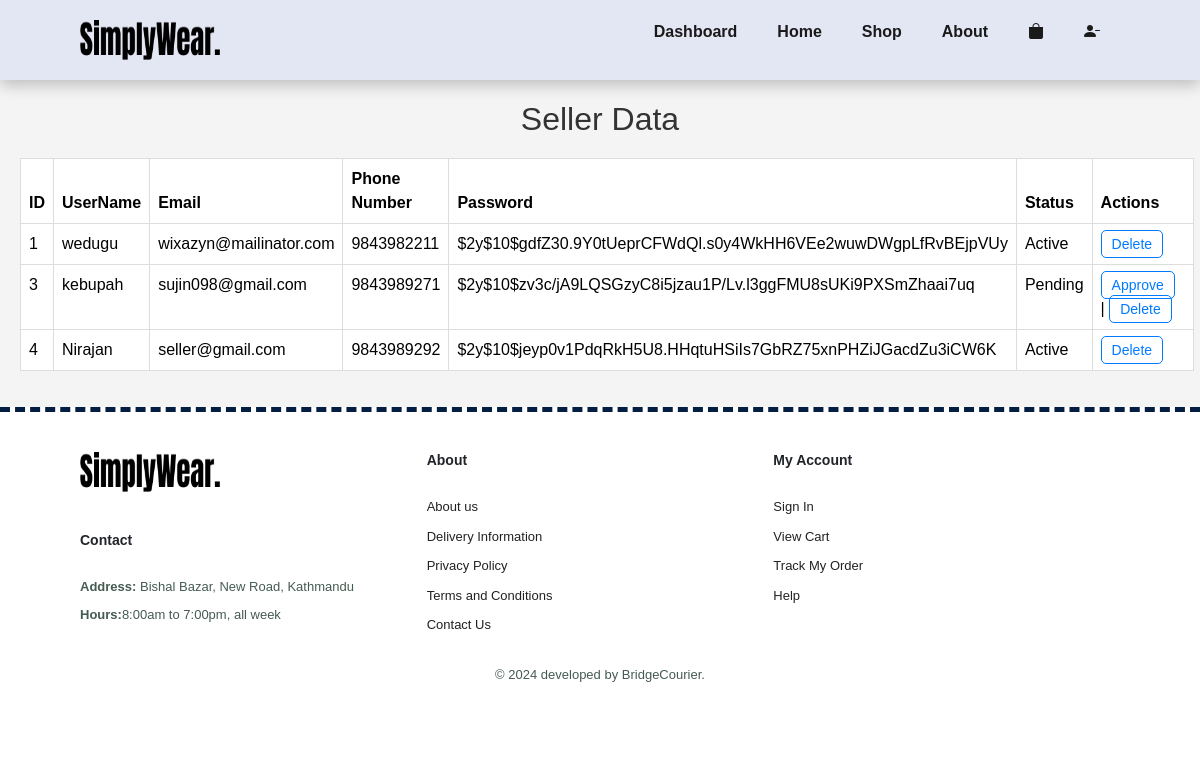
Page /view_sellers.php (signed in) on the earlier database version.
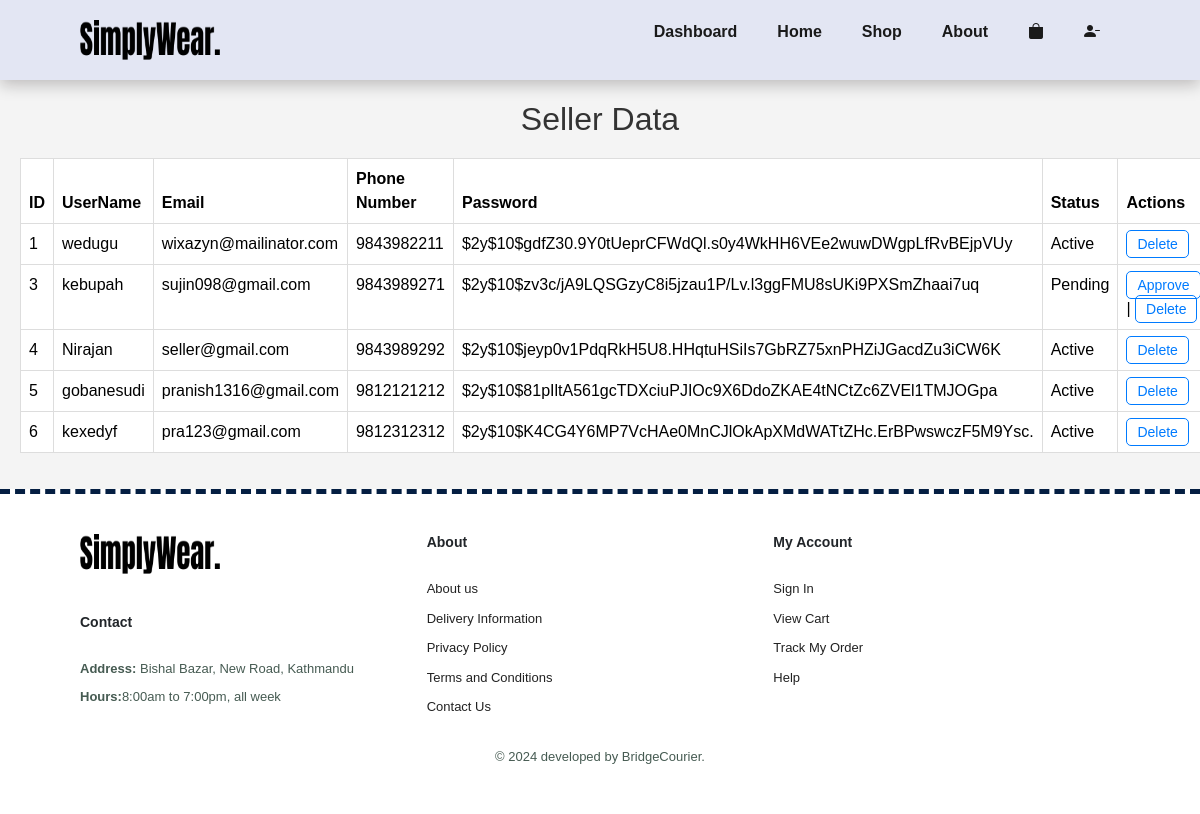
Same page on the later database version.
### tables this page shows
CREATE TABLE `seller_credentials` (
  `id` int(11) NOT NULL,
  `username` varchar(100) NOT NULL,
  `email` varchar(255) NOT NULL,
  `phone_number` varchar(15) NOT NULL,
  `address` text NOT NULL,
  `password` varchar(255) NOT NULL,
  `status` enum('pending','active') DEFAULT 'pending'
);

### functions.php (called while the page is built, shortened)
<?php
    function getSellers(){
        try {
            $connect = new mysqli('localhost','root','','bridge_courier');
            $sql = "select * from seller_credentials";
            $result = $connect->query($sql);
            $sellers = [];
            if ($result->num_rows > 0) {
                while ($record= $result->fetch_assoc()) {
                    array_push($sellers,$record);
                }
            }
            return $sellers;
        } catch (\Throwable $th) {
           die('Error: ' . $th->getMessage());
        }
    }
   function getAdminById($id){
        try {
            $connect = new mysqli('localhost','root','','bridge_courier');
            $sql = "select * from admin where admin_id=$id";
            $result = $connect->query($sql);
            if ($result->num_rows == 1) {
                $record = $result->fetch_assoc();
                return $record;
            }
            return false;
        } catch (\Throwable $th) {
           die('Error: ' . $th->getMessage());
        }
    }

### view_sellers.php (the view, shortened to what this page needs)
<?php
require_once 'functions.php';
$result = getSellers();
?>
<!DOCTYPE html>
<html lang="en">
<head>
    <link rel="stylesheet" href="css/main.css?v=<?php echo time(); ?>">
    <link href="https://cdn.jsdelivr.net/npm/bootstrap@5.3.3/dist/css/bootstrap.min.css?v=<?php echo time(); ?>" rel="stylesheet">
    <link rel="stylesheet" href="https://cdn.jsdelivr.net/npm/bootstrap-icons@1.11.3/font/bootstrap-icons.min.css?v=<?php echo time(); ?>">
</head>
<body>
<section id="header">
    <?php require "navbar.php"; ?>
    </section>
    <div class="body-container">
        <h1 class="header-title">Seller Data</h1>
        <table class="table">
            <thead>
                <tr>
                    <th class="table-header">ID</th>
                    <th class="table-header">UserName</th>
                    <th class="table-header">Email</th>
                    <th class="table-header">Phone Number</th>
                    <th class="table-header">Password</th>
                    <th class="table-header">Status</th>
                    <th class="table-header">Actions</th>
                </tr>
            </thead>
            <tbody>
                <?php
                if (is_array($result) && count($result) > 0) {
                    foreach($result as $row) {
                        echo "<tr>";
                        echo "<td class='table-cell'>" . $row['id'] . "</td>";
                        echo "<td class='table-cell'>" . $row['username'] . "</td>";
                        echo "<td class='table-cell'>" . $row['email'] . "</td>";
                        echo "<td class='table-cell'>" . $row['phone_number'] . "</td>";
                        echo "<td class='table-cell'>" . $row['password'] . "</td>";
                        echo "<td class='table-cell status'>" . $row['status'] . "</td>";
                        echo "<td class='table-cell'>";
                        if ($row['status'] == 'pending') {
                            echo "<a href='approve_seller.php?id=" . $row['id'] . "' class='action-link'>Approve</a> | ";
                        }
                        echo "<a href='delete_seller.php?id=" . $row['id'] . "' class='action-link' onclick='return confirm(\"Are you sure you want to delete this seller?\")'>Delete</a>";
                        echo "</td>";
                        echo "</tr>";
                    }
                } else {
                    echo "<tr><td colspan='7' class='no-results'>No sellers found</td></tr>";
                }
                ?>
            </tbody>
        </table>
    </div>
    <?php require "footer.php"; ?>
</body>
</html>

Differences in the rows shown:
added seller_credentials: id "5", username "gobanesudi", email "pranish1316@gmail.com", phone_number "9812121212", password "$2y$10$81pIltA561gcTDXciuPJIOc9X6DdoZKAE4tNCtZc6ZVEl1TMJOGpa", status "Active"
added seller_credentials: id "6", username "kexedyf", email "pra123@gmail.com", phone_number "9812312312", password "$2y$10$K4CG4Y6MP7VcHAe0MnCJlOkApXMdWATtZHc.ErBPwswczF5M9Ysc.", status "Active"
